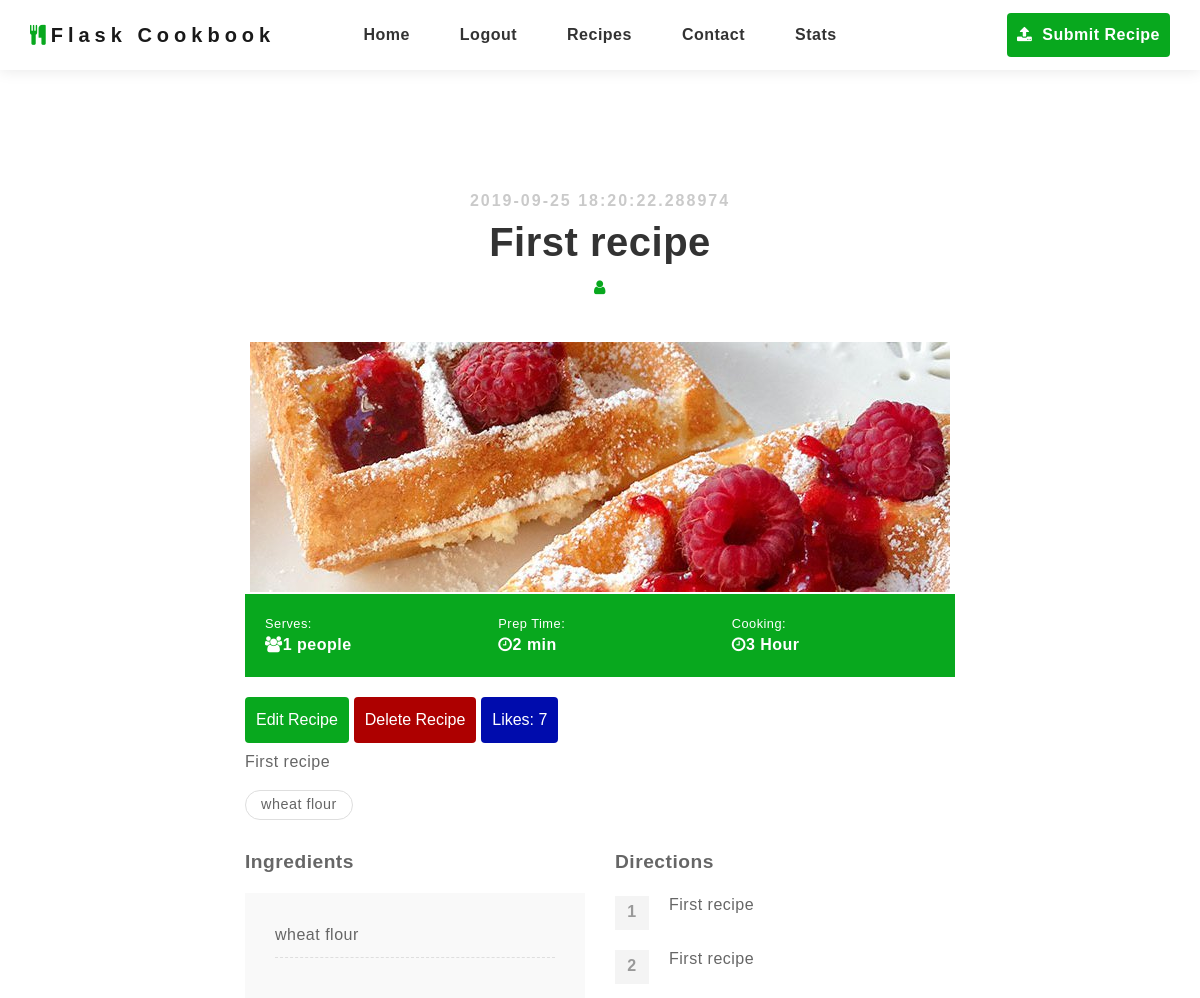
Page /recipe/First recipe (signed in, upper part) on the earlier database version.
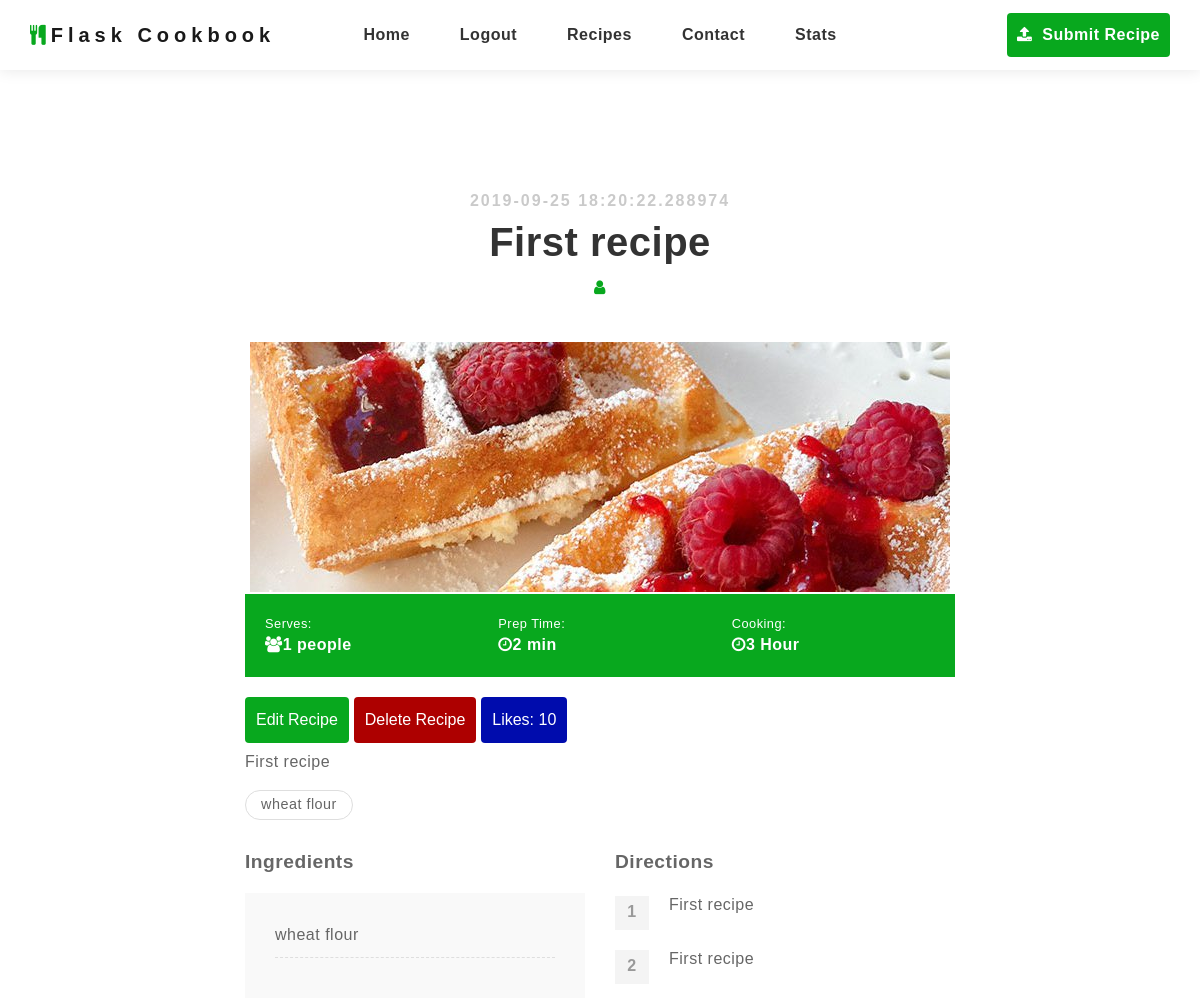
Same page on the later database version.
### app/models.py (models this page shows, shortened)
class Recipe(db.Model):
    __searchable__ = ['name']
    id = db.Column(db.Integer, primary_key=True)
    name = db.Column(db.String(64), index=True, unique=True)
    content = db.Column(db.String(50000))
    timestamp = db.Column(db.DateTime, index=True, default=datetime.utcnow)
    user_id = db.Column(db.Integer, db.ForeignKey('user.id'))
    cuisine_id = db.Column(db.Integer, db.ForeignKey('cuisine.id'))
    category_id = db.Column(db.Integer, db.ForeignKey('category.id'))
    calories = db.Column(db.Integer)
    carbohydrates = db.Column(db.Integer)
    proteins = db.Column(db.Integer)
    fats = db.Column(db.Integer)
    cholesterol = db.Column(db.Integer)
    serves_num_people = db.Column(db.Integer)
    time_to_prepare = db.Column(db.Integer)
    cooking_time = db.Column(db.Integer)
    image = db.Column(db.String(128))
    comments = db.relationship('Comment', backref='recipe', lazy='dynamic')
    upvotes = db.Column(db.Integer, default=0)
    _ingredients = db.relationship(
        "Ingredient",
        secondary=ingredients_in_recipe,
        back_populates="recipes")
    _allergens = db.relationship(
        "Allergen",
        secondary=allergens_in_recipe,
        back_populates="recipes")

### app/routes.py (the view)
@app.route('/recipe/<recipe_name>',methods=['GET','POST'])
def recipe(recipe_name):
    recipe = Recipe.query.filter_by(name=recipe_name).first_or_404()
    userIsAnAuthor = False
    comment_form = CommentForm()
    comments = Comment.query.filter_by(recipe_id=recipe.id).all()
    if current_user.is_authenticated and current_user == recipe.author:
        userIsAnAuthor = True
    content = re.split(r' *[\.\?!][\'"\)\]]* *', recipe.content)
    short_summary = content[0]
    if comment_form.validate_on_submit():
        created_comment = Comment(
            name = comment_form.name.data,
            email = comment_form.email.data,
            website = comment_form.website.data,
            comment = comment_form.comment.data,
            recipe_id= recipe.id
        )
        try:
            db.session.add(created_comment)
            db.session.commit()
            redirect(url_for("recipe", recipe_name=recipe.name))
            print("Comment was successfuly added")
        except:
            print("There was a DB error while saving Comment.")
    else:
        print("There was an error")
    return render_template("recipe_page.html", recipe=recipe, content=content, short_summary=short_summary, userIsAnAuthor=userIsAnAuthor,
    upvotes=recipe.upvotes, comments=comments, comment_form=comment_form, nutrition_facts=render_template("_nutrition_facts.html", recipe=recipe))

### app/models.py (called while the page is built)
@login.user_loader
def load_user(id):
    return User.query.get(int(id))

### app/templates/recipe_page.html (shortened to what this page needs)
{% extends 'base.html' %}
{% block app_content %}
<div class="recipe-detail">
    <div class="container">
        <div class="row justify-content-center">
            <div class="col-lg-12 text-center">
                <h4>{{ recipe.timestamp }}</h4>
                <h1>{{ recipe.name }}</h1>
                <div class="by"><i class="fa fa-user" aria-hidden="true"></i>{{ recipe.author.name }}</div>
            </div>
            <div class="col-lg-8">
                <img src="{{ url_for('static', filename=recipe.image) }}" alt="Image of the Dish" id="page_image">
                <div class="info">
                    <div class="row">
                        <div class="col-lg-4 col-sm-4">
                            <p>Serves:</p>
                            <p><strong><i class="fa fa-users" aria-hidden="true"></i>{{ recipe.serves_num_people }}
                                    people</strong></p>
                        </div>
                        <div class="col-lg-4 col-sm-4">
                            <p>Prep Time:</p>
                            <p><strong><i class="fa fa-clock-o" aria-hidden="true"></i>{{ recipe.time_to_prepare }}
                                    min</strong></p>
                        </div>
                        <div class="col-lg-4 col-sm-4">
                            <p>Cooking:</p>
                            <p><strong><i class="fa fa-clock-o" aria-hidden="true"></i>{{ recipe.cooking_time }}
                                    Hour</strong></p>
                        </div>
                    </div>
                </div>
                <div>
                    {% if userIsAnAuthor %}
                    <button type="button" id="edit_btn" class="btn btn-default" >
                        <a class="a" href="{{url_for('edit_recipe', recipe_name=recipe.name)}}" >
                            Edit Recipe
                        </a>
                    </button>
                    <button type="button" id="delete_btn" class="btn btn-default" >
                        <a class="a" href="{{url_for('delete_recipe', recipe_name=recipe.name)}}" >
                            Delete Recipe
                        </a>
                    </button>
                    {% endif %}
                    {% if current_user.is_authenticated %}
                    <button type="button" id="upvote_btn" class="btn btn-default" data-recipe_name="{{ recipe.name }}">
                            Likes: {{ recipe.upvotes }}
                    </button>
                    {% endif %}
                </div>
                <div>
                    <p>{{ short_summary }}</p>
                </div>
                <div class="tag">
                    {% for ingredient in recipe._ingredients %}
                    <a href="#">{{ ingredient.name }}</a>
                    {% endfor %}
                </div>
                <div class="ingredient-direction">
                    <div class="row">
                        <div class="col-lg-6 col-sm-6">
                            <h3>Ingredients</h3>
                            <ul class="ingredients">
                                {% for ingredient in recipe._ingredients %}
                                <li>
                                    {{ ingredient.name }}
                                </li>
                                {% endfor %}
                            </ul>
                        </div>
                        <div class="col-lg-6 col-sm-6">
                            <h3>Directions</h3>
                            <ol class="directions">
                                {% for step in content %}
                                <li>{{ step }}</li>
                                {% endfor %}
                            </ol>
                        </div>
                    </div>
                </div>
        </div>
    </div>
</div>
</div>
{% endblock %}

Differences in the rows shown:
changed Recipe "First recipe": upvotes "7" → "10"
